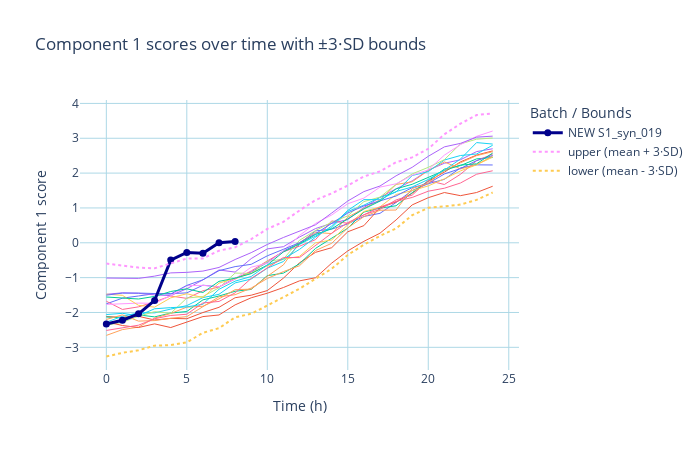
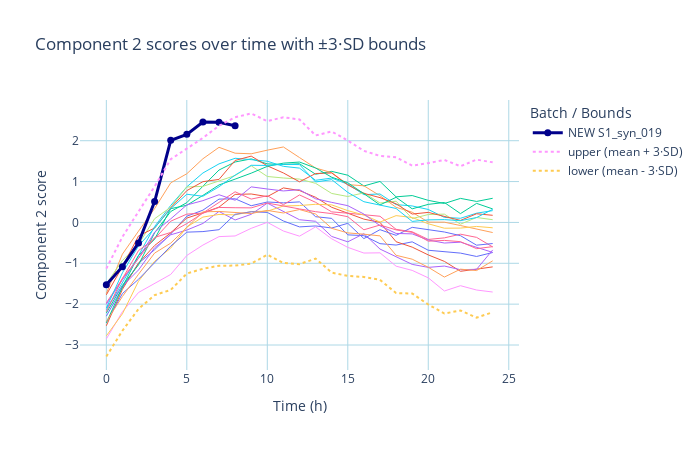

Notebook code cell kept with these figures, in order:
### Code cell
#plot new batch
df_new = pd.read_excel("new_batch_incomplete_deviation.xlsx")

pls_scores_df_new, X_T_new = bem.transform_new(df_new)
bem.plot_scores(components=2, X_T_new=X_T_new)

### Figure 1 — Plotly figure (JSON) as saved in the notebook; plotly's stock layout.template omitted (floating-point values rounded to 4 significant figures)
{"data": [{"hovertemplate": "time: %{x}<br>score: %{y}<extra>S1_syn_001</extra>", "line": {"width": 1}, "mode": "lines", "name": "S1_syn_001", "showlegend": false, "type": "scatter", "x": [0, 1, 2, 3, 4, 5, 6, 7, 8, 9, 10, 11, 12, 13, 14, 15, 16, 17, 18, 19, 20, 21, 22, 23, 24], "y": [-1.753, -1.59, -1.526, -1.46, -1.459, -1.438, -1.217, -1.264, -1.016, -0.8387, -0.5654, -0.2333, -0.01649, 0.3416, 0.3909, 0.5426, 0.7556, 0.845, 1.157, 1.502, 1.696, 1.821, 2.149, 2.237, 2.233]}, {"hovertemplate": "time: %{x}<br>score: %{y}<extra>S1_syn_002</extra>", "line": {"width": 1}, "mode": "lines", "name": "S1_syn_002", "showlegend": false, "type": "scatter", "x": [0, 1, 2, 3, 4, 5, 6, 7, 8, 9, 10, 11, 12, 13, 14, 15, 16, 17, 18, 19, 20, 21, 22, 23, 24], "y": [-2.117, -2.14, -2.11, -2.216, -2.171, -2.18, -2.002, -1.852, -1.577, -1.504, -1.371, -1.015, -0.5735, -0.2733, -0.1407, 0.3163, 0.4925, 1.007, 1.17, 1.42, 1.762, 2.028, 2.322, 2.517, 2.638]}, {"hovertemplate": "time: %{x}<br>score: %{y}<extra>S1_syn_003</extra>", "line": {"width": 1}, "mode": "lines", "name": "S1_syn_003", "showlegend": false, "type": "scatter", "x": [0, 1, 2, 3, 4, 5, 6, 7, 8, 9, 10, 11, 12, 13, 14, 15, 16, 17, 18, 19, 20, 21, 22, 23, 24], "y": [-2.128, -2.156, -2.068, -2.127, -2.017, -1.972, -1.638, -1.527, -1.391, -1.338, -0.9433, -0.8712, -0.6026, -0.1596, 0.1316, 0.4179, 0.8826, 0.9949, 1.062, 1.437, 1.78, 2.115, 2.215, 2.409, 2.448]}, {"hovertemplate": "time: %{x}<br>score: %{y}<extra>S1_syn_004</extra>", "line": {"width": 1}, "mode": "lines", "name": "S1_syn_004", "showlegend": false, "type": "scatter", "x": [0, 1, 2, 3, 4, 5, 6, 7, 8, 9, 10, 11, 12, 13, 14, 15, 16, 17, 18, 19, 20, 21, 22, 23, 24], "y": [-1.478, -1.435, -1.451, -1.496, -1.515, -1.319, -1.064, -0.7797, -0.8408, -0.4532, -0.1753, -0.1123, 0.1648, 0.4092, 0.5579, 0.6671, 1.012, 1.304, 1.548, 1.778, 2.082, 2.282, 2.383, 2.617, 2.699]}, {"hovertemplate": "time: %{x}<br>score: %{y}<extra>S1_syn_005</extra>", "line": {"width": 1}, "mode": "lines", "name": "S1_syn_005", "showlegend": false, "type": "scatter", "x": [0, 1, 2, 3, 4, 5, 6, 7, 8, 9, 10, 11, 12, 13, 14, 15, 16, 17, 18, 19, 20, 21, 22, 23, 24], "y": [-2.658, -2.491, -2.42, -2.16, -2.028, -1.847, -1.822, -1.61, -1.346, -1.33, -0.9615, -0.6335, 0.005227, 0.2977, 0.2642, 0.7352, 0.9858, 1.232, 1.673, 1.75, 2.073, 2.323, 2.12, 2.244, 2.488]}, {"hovertemplate": "time: %{x}<br>score: %{y}<extra>S1_syn_006</extra>", "line": {"width": 1}, "mode": "lines", "name": "S1_syn_006", "showlegend": false, "type": "scatter", "x": [0, 1, 2, 3, 4, 5, 6, 7, 8, 9, 10, 11, 12, 13, 14, 15, 16, 17, 18, 19, 20, 21, 22, 23, 24], "y": [-2.279, -2.11, -2.01, -2.012, -1.903, -1.803, -1.574, -1.478, -1.151, -1.04, -0.7278, -0.5381, -0.04711, 0.19, 0.4339, 0.8985, 1.08, 1.304, 1.455, 1.931, 2.043, 2.375, 2.505, 2.548, 2.799]}, {"hovertemplate": "time: %{x}<br>score: %{y}<extra>S1_syn_007</extra>", "line": {"width": 1}, "mode": "lines", "name": "S1_syn_007", "showlegend": false, "type": "scatter", "x": [0, 1, 2, 3, 4, 5, 6, 7, 8, 9, 10, 11, 12, 13, 14, 15, 16, 17, 18, 19, 20, 21, 22, 23, 24], "y": [-1.678, -1.913, -1.838, -1.694, -1.527, -1.595, -1.376, -1.269, -1.042, -0.8089, -0.5205, -0.2578, -0.09667, 0.09202, 0.6277, 0.5602, 0.8047, 0.9587, 1.23, 1.368, 1.786, 1.673, 1.966, 2.355, 2.546]}, {"hovertemplate": "time: %{x}<br>score: %{y}<extra>S1_syn_008</extra>", "line": {"width": 1}, "mode": "lines", "name": "S1_syn_008", "showlegend": false, "type": "scatter", "x": [0, 1, 2, 3, 4, 5, 6, 7, 8, 9, 10, 11, 12, 13, 14, 15, 16, 17, 18, 19, 20, 21, 22, 23, 24], "y": [-2.368, -2.282, -2.108, -1.977, -2.023, -1.586, -1.543, -1.292, -0.8695, -0.8795, -0.5354, -0.4653, 0.0724, 0.3524, 0.5899, 0.7724, 1.182, 1.311, 1.677, 1.977, 2.165, 2.386, 2.839, 2.973, 3.007]}, {"hovertemplate": "time: %{x}<br>score: %{y}<extra>S1_syn_009</extra>", "line": {"width": 1}, "mode": "lines", "name": "S1_syn_009", "showlegend": false, "type": "scatter", "x": [0, 1, 2, 3, 4, 5, 6, 7, 8, 9, 10, 11, 12, 13, 14, 15, 16, 17, 18, 19, 20, 21, 22, 23, 24], "y": [-1.769, -1.742, -1.731, -1.737, -1.518, -1.229, -1.222, -1.262, -1.034, -0.7, -0.5885, -0.2363, 0.2099, 0.5571, 0.7973, 1.121, 1.281, 1.598, 1.693, 1.938, 2.093, 2.515, 2.818, 3.055, 3.208]}, {"hovertemplate": "time: %{x}<br>score: %{y}<extra>S1_syn_010</extra>", "line": {"width": 1}, "mode": "lines", "name": "S1_syn_010", "showlegend": false, "type": "scatter", "x": [0, 1, 2, 3, 4, 5, 6, 7, 8, 9, 10, 11, 12, 13, 14, 15, 16, 17, 18, 19, 20, 21, 22, 23, 24], "y": [-1.474, -1.508, -1.795, -1.846, -1.58, -1.463, -1.572, -1.157, -1.019, -0.8699, -0.6626, -0.4719, -0.3895, -0.0005732, 0.08179, 0.5169, 0.897, 1.03, 1.385, 1.497, 1.633, 1.835, 2.063, 2.238, 2.459]}, {"hovertemplate": "time: %{x}<br>score: %{y}<extra>S1_syn_011</extra>", "line": {"width": 1}, "mode": "lines", "name": "S1_syn_011", "showlegend": false, "type": "scatter", "x": [0, 1, 2, 3, 4, 5, 6, 7, 8, 9, 10, 11, 12, 13, 14, 15, 16, 17, 18, 19, 20, 21, 22, 23, 24], "y": [-1.503, -1.444, -1.443, -1.465, -1.47, -1.223, -1.063, -0.8001, -0.6835, -0.6182, -0.3741, -0.1872, 0.00362, 0.2607, 0.5652, 0.8547, 1.058, 1.203, 1.344, 1.584, 1.704, 1.975, 2.131, 2.359, 2.507]}, {"hovertemplate": "time: %{x}<br>score: %{y}<extra>S1_syn_012</extra>", "line": {"width": 1}, "mode": "lines", "name": "S1_syn_012", "showlegend": false, "type": "scatter", "x": [0, 1, 2, 3, 4, 5, 6, 7, 8, 9, 10, 11, 12, 13, 14, 15, 16, 17, 18, 19, 20, 21, 22, 23, 24], "y": [-2.265, -2.375, -2.431, -2.327, -2.433, -2.283, -2.118, -2.072, -1.782, -1.578, -1.448, -1.284, -1.092, -1.003, -0.5833, -0.2329, 0.04213, 0.2753, 0.6567, 1.087, 1.294, 1.442, 1.353, 1.443, 1.623]}, {"hovertemplate": "time: %{x}<br>score: %{y}<extra>S1_syn_013</extra>", "line": {"width": 1}, "mode": "lines", "name": "S1_syn_013", "showlegend": false, "type": "scatter", "x": [0, 1, 2, 3, 4, 5, 6, 7, 8, 9, 10, 11, 12, 13, 14, 15, 16, 17, 18, 19, 20, 21, 22, 23, 24], "y": [-1.556, -1.58, -1.613, -1.539, -1.398, -1.32, -1.427, -1.106, -1.016, -0.8845, -0.6392, -0.2616, -0.03064, 0.2395, 0.4003, 0.6869, 0.9706, 1.197, 1.548, 1.679, 1.875, 2.074, 2.229, 2.266, 2.576]}, {"hovertemplate": "time: %{x}<br>score: %{y}<extra>S1_syn_014</extra>", "line": {"width": 1}, "mode": "lines", "name": "S1_syn_014", "showlegend": false, "type": "scatter", "x": [0, 1, 2, 3, 4, 5, 6, 7, 8, 9, 10, 11, 12, 13, 14, 15, 16, 17, 18, 19, 20, 21, 22, 23, 24], "y": [-1.012, -1.019, -1.022, -0.9569, -0.8642, -0.8488, -0.8123, -0.7078, -0.4802, -0.2829, -0.04811, 0.1522, 0.3409, 0.517, 0.8538, 1.199, 1.469, 1.629, 1.923, 2.167, 2.482, 2.753, 2.854, 3.032, 3.061]}, {"hovertemplate": "time: %{x}<br>score: %{y}<extra>S1_syn_015</extra>", "line": {"width": 1}, "mode": "lines", "name": "S1_syn_015", "showlegend": false, "type": "scatter", "x": [0, 1, 2, 3, 4, 5, 6, 7, 8, 9, 10, 11, 12, 13, 14, 15, 16, 17, 18, 19, 20, 21, 22, 23, 24], "y": [-2.2, -2.069, -2.247, -2.233, -2.166, -2.119, -1.834, -1.55, -1.49, -1.299, -1.024, -0.827, -0.658, -0.2222, -0.01475, 0.4284, 0.7506, 0.9347, 0.9399, 1.558, 1.706, 2.075, 2.296, 2.501, 2.615]}, {"hovertemplate": "time: %{x}<br>score: %{y}<extra>S1_syn_016</extra>", "line": {"width": 1}, "mode": "lines", "name": "S1_syn_016", "showlegend": false, "type": "scatter", "x": [0, 1, 2, 3, 4, 5, 6, 7, 8, 9, 10, 11, 12, 13, 14, 15, 16, 17, 18, 19, 20, 21, 22, 23, 24], "y": [-2.059, -2.024, -2.092, -1.894, -1.861, -1.84, -1.764, -1.334, -1.101, -0.9668, -0.6381, -0.4634, -0.1885, 0.1611, 0.4823, 0.9291, 1.239, 1.236, 1.471, 1.602, 1.817, 2.087, 2.403, 2.876, 2.834]}, {"hovertemplate": "time: %{x}<br>score: %{y}<extra>S1_syn_017</extra>", "line": {"width": 1}, "mode": "lines", "name": "S1_syn_017", "showlegend": false, "type": "scatter", "x": [0, 1, 2, 3, 4, 5, 6, 7, 8, 9, 10, 11, 12, 13, 14, 15, 16, 17, 18, 19, 20, 21, 22, 23, 24], "y": [-2.515, -2.446, -2.365, -2.18, -2.086, -2.051, -1.726, -1.683, -1.436, -1.022, -0.7211, -0.4215, -0.4245, -0.08288, 0.2747, 0.5786, 0.7954, 1.026, 1.187, 1.302, 1.48, 1.566, 1.716, 1.967, 2.067]}, {"hovertemplate": "time: %{x}<br>score: %{y}<extra>NEW S1_syn_019</extra>", "line": {"color": "darkblue", "width": 3}, "marker": {"size": 7, "symbol": "circle"}, "mode": "lines+markers", "name": "NEW S1_syn_019", "type": "scatter", "x": [0, 1, 2, 3, 4, 5, 6, 7, 8, 9, 10, 11, 12, 13, 14, 15, 16, 17, 18, 19, 20, 21, 22, 23, 24], "y": [-2.331, -2.223, -2.039, -1.655, -0.4965, -0.2786, -0.3032, -0.0008642, 0.03911, NaN, NaN, NaN, NaN, NaN, NaN, NaN, NaN, NaN, NaN, NaN, NaN, NaN, NaN, NaN, NaN]}, {"hovertemplate": "time: %{x}<br>upper: %{y}<extra></extra>", "line": {"dash": "dot"}, "mode": "lines", "name": "upper (mean + 3·SD)", "type": "scatter", "x": [0, 1, 2, 3, 4, 5, 6, 7, 8, 9, 10, 11, 12, 13, 14, 15, 16, 17, 18, 19, 20, 21, 22, 23, 24], "y": [-0.597, -0.6449, -0.7123, -0.7326, -0.5936, -0.4516, -0.4478, -0.2258, -0.1298, 0.1057, 0.3969, 0.6023, 0.9275, 1.228, 1.418, 1.643, 1.902, 2.049, 2.309, 2.452, 2.698, 3.113, 3.417, 3.667, 3.71]}, {"hovertemplate": "time: %{x}<br>lower: %{y}<extra></extra>", "line": {"dash": "dot"}, "mode": "lines", "name": "lower (mean - 3·SD)", "type": "scatter", "x": [0, 1, 2, 3, 4, 5, 6, 7, 8, 9, 10, 11, 12, 13, 14, 15, 16, 17, 18, 19, 20, 21, 22, 23, 24], "y": [-3.263, -3.158, -3.084, -2.952, -2.938, -2.856, -2.584, -2.45, -2.138, -2.037, -1.802, -1.558, -1.318, -1.031, -0.7459, -0.3498, -0.055, 0.1962, 0.4107, 0.7918, 1.004, 1.043, 1.096, 1.231, 1.443]}], "layout": {"height": 450, "legend": {"title": {"text": "Batch / Bounds"}}, "paper_bgcolor": "white", "plot_bgcolor": "white", "title": {"text": "Component 1 scores over time with ±3·SD bounds"}, "width": 700, "xaxis": {"gridcolor": "lightblue", "showgrid": true, "title": {"text": "Time (h)"}, "zeroline": false}, "yaxis": {"gridcolor": "lightblue", "showgrid": true, "title": {"text": "Component 1 score"}, "zeroline": false}}}

### Figure 2 — Plotly figure (JSON) as saved in the notebook; plotly's stock layout.template omitted (floating-point values rounded to 4 significant figures)
{"data": [{"hovertemplate": "time: %{x}<br>score: %{y}<extra>S1_syn_001</extra>", "line": {"width": 1}, "mode": "lines", "name": "S1_syn_001", "showlegend": false, "type": "scatter", "x": [0, 1, 2, 3, 4, 5, 6, 7, 8, 9, 10, 11, 12, 13, 14, 15, 16, 17, 18, 19, 20, 21, 22, 23, 24], "y": [-2.294, -1.596, -1.002, -0.6685, -0.2832, 0.1522, 0.3002, 0.5705, 0.5786, 0.409, 0.4999, 0.4792, 0.5026, 0.1403, 0.09919, -0.3039, -0.3242, -0.5197, -0.5537, -0.4751, -0.6809, -0.7095, -0.7506, -0.8333, -0.7361]}, {"hovertemplate": "time: %{x}<br>score: %{y}<extra>S1_syn_002</extra>", "line": {"width": 1}, "mode": "lines", "name": "S1_syn_002", "showlegend": false, "type": "scatter", "x": [0, 1, 2, 3, 4, 5, 6, 7, 8, 9, 10, 11, 12, 13, 14, 15, 16, 17, 18, 19, 20, 21, 22, 23, 24], "y": [-2.53, -1.638, -0.996, -0.5654, -0.2541, 0.1071, 0.2342, 0.3743, 0.6857, 0.6961, 0.6313, 0.8445, 0.7801, 0.6153, 0.3703, 0.2342, 0.0808, 0.00105, -0.4725, -0.6044, -0.7951, -0.9534, -1.196, -1.144, -1.088]}, {"hovertemplate": "time: %{x}<br>score: %{y}<extra>S1_syn_003</extra>", "line": {"width": 1}, "mode": "lines", "name": "S1_syn_003", "showlegend": false, "type": "scatter", "x": [0, 1, 2, 3, 4, 5, 6, 7, 8, 9, 10, 11, 12, 13, 14, 15, 16, 17, 18, 19, 20, 21, 22, 23, 24], "y": [-2.218, -1.539, -1.04, -0.2528, 0.2669, 0.4839, 0.8857, 1.282, 1.479, 1.555, 1.433, 1.416, 1.437, 1.179, 1.25, 1.155, 0.8926, 1.003, 0.6261, 0.6575, 0.5403, 0.4635, 0.5882, 0.5134, 0.5907]}, {"hovertemplate": "time: %{x}<br>score: %{y}<extra>S1_syn_004</extra>", "line": {"width": 1}, "mode": "lines", "name": "S1_syn_004", "showlegend": false, "type": "scatter", "x": [0, 1, 2, 3, 4, 5, 6, 7, 8, 9, 10, 11, 12, 13, 14, 15, 16, 17, 18, 19, 20, 21, 22, 23, 24], "y": [-2.095, -1.559, -1.164, -0.6189, -0.3027, -0.1874, -0.0247, 0.2689, 0.06013, 0.1982, 0.472, 0.2604, 0.06613, 0.02789, -0.3428, -0.475, -0.2744, -0.6516, -0.8406, -1.027, -1.1, -1.068, -1.157, -1.148, -0.6733]}, {"hovertemplate": "time: %{x}<br>score: %{y}<extra>S1_syn_005</extra>", "line": {"width": 1}, "mode": "lines", "name": "S1_syn_005", "showlegend": false, "type": "scatter", "x": [0, 1, 2, 3, 4, 5, 6, 7, 8, 9, 10, 11, 12, 13, 14, 15, 16, 17, 18, 19, 20, 21, 22, 23, 24], "y": [-1.738, -0.7758, -0.213, 0.3399, 0.9691, 1.191, 1.558, 1.838, 1.694, 1.68, 1.769, 1.847, 1.587, 1.331, 1.219, 0.9258, 0.8963, 0.6537, 0.37, 0.2498, 0.007084, 0.005967, -0.07577, -0.1637, -0.2475]}, {"hovertemplate": "time: %{x}<br>score: %{y}<extra>S1_syn_006</extra>", "line": {"width": 1}, "mode": "lines", "name": "S1_syn_006", "showlegend": false, "type": "scatter", "x": [0, 1, 2, 3, 4, 5, 6, 7, 8, 9, 10, 11, 12, 13, 14, 15, 16, 17, 18, 19, 20, 21, 22, 23, 24], "y": [-2.136, -1.478, -0.8084, -0.09974, 0.4169, 0.8713, 1.21, 1.433, 1.57, 1.536, 1.498, 1.373, 1.329, 1.031, 1.086, 0.9346, 0.6801, 0.6961, 0.4362, 0.4035, 0.3171, 0.123, 0.1017, 0.2258, 0.289]}, {"hovertemplate": "time: %{x}<br>score: %{y}<extra>S1_syn_007</extra>", "line": {"width": 1}, "mode": "lines", "name": "S1_syn_007", "showlegend": false, "type": "scatter", "x": [0, 1, 2, 3, 4, 5, 6, 7, 8, 9, 10, 11, 12, 13, 14, 15, 16, 17, 18, 19, 20, 21, 22, 23, 24], "y": [-1.968, -1.377, -0.6886, -0.4004, 0.03027, 0.2032, 0.2297, 0.4826, 0.7503, 0.5715, 0.6529, 0.4335, 0.6725, 0.4922, 0.2579, 0.2261, 0.1823, 0.151, -0.1692, -0.2287, -0.4165, -0.3776, -0.2878, -0.3656, -0.5999]}, {"hovertemplate": "time: %{x}<br>score: %{y}<extra>S1_syn_008</extra>", "line": {"width": 1}, "mode": "lines", "name": "S1_syn_008", "showlegend": false, "type": "scatter", "x": [0, 1, 2, 3, 4, 5, 6, 7, 8, 9, 10, 11, 12, 13, 14, 15, 16, 17, 18, 19, 20, 21, 22, 23, 24], "y": [-1.501, -0.9315, -0.5374, 0.0907, 0.3724, 0.8675, 0.8824, 1.02, 1.148, 1.386, 1.125, 1.088, 1.061, 0.9566, 0.7094, 0.6347, 0.7236, 0.4751, 0.5197, 0.0939, 0.1934, 0.2026, -0.0425, 0.1212, 0.06662]}, {"hovertemplate": "time: %{x}<br>score: %{y}<extra>S1_syn_009</extra>", "line": {"width": 1}, "mode": "lines", "name": "S1_syn_009", "showlegend": false, "type": "scatter", "x": [0, 1, 2, 3, 4, 5, 6, 7, 8, 9, 10, 11, 12, 13, 14, 15, 16, 17, 18, 19, 20, 21, 22, 23, 24], "y": [-2.852, -2.184, -1.715, -1.49, -1.273, -0.8083, -0.5545, -0.3473, -0.3312, -0.1444, 0.00264, -0.2104, -0.3364, -0.1084, -0.4009, -0.6104, -0.7492, -0.744, -1.07, -1.174, -1.356, -1.678, -1.548, -1.655, -1.703]}, {"hovertemplate": "time: %{x}<br>score: %{y}<extra>S1_syn_010</extra>", "line": {"width": 1}, "mode": "lines", "name": "S1_syn_010", "showlegend": false, "type": "scatter", "x": [0, 1, 2, 3, 4, 5, 6, 7, 8, 9, 10, 11, 12, 13, 14, 15, 16, 17, 18, 19, 20, 21, 22, 23, 24], "y": [-2.777, -2.237, -1.437, -0.9503, -0.6283, -0.112, 0.1309, 0.1954, 0.1849, 0.2665, 0.2753, 0.4019, 0.4132, 0.4434, 0.4295, 0.289, 0.181, 0.00859, 0.1665, 0.1214, -0.03279, -0.1421, -0.1388, -0.09811, -0.1307]}, {"hovertemplate": "time: %{x}<br>score: %{y}<extra>S1_syn_011</extra>", "line": {"width": 1}, "mode": "lines", "name": "S1_syn_011", "showlegend": false, "type": "scatter", "x": [0, 1, 2, 3, 4, 5, 6, 7, 8, 9, 10, 11, 12, 13, 14, 15, 16, 17, 18, 19, 20, 21, 22, 23, 24], "y": [-2.445, -1.741, -1.391, -0.9973, -0.5802, -0.2379, -0.224, -0.1777, 0.1984, 0.2604, 0.2453, 0.03551, -0.1095, -0.0857, -0.1365, -0.02175, -0.3958, -0.1773, -0.3157, -0.1202, -0.1814, -0.234, -0.3239, -0.5574, -0.5163]}, {"hovertemplate": "time: %{x}<br>score: %{y}<extra>S1_syn_012</extra>", "line": {"width": 1}, "mode": "lines", "name": "S1_syn_012", "showlegend": false, "type": "scatter", "x": [0, 1, 2, 3, 4, 5, 6, 7, 8, 9, 10, 11, 12, 13, 14, 15, 16, 17, 18, 19, 20, 21, 22, 23, 24], "y": [-1.773, -1.081, -0.3305, -0.1363, 0.3556, 0.7782, 0.9975, 1.053, 1.517, 1.623, 1.385, 1.211, 0.9938, 1.197, 1.211, 0.918, 0.7122, 0.607, 0.4555, 0.2051, 0.2455, 0.1502, 0.04941, 0.2116, 0.1744]}, {"hovertemplate": "time: %{x}<br>score: %{y}<extra>S1_syn_013</extra>", "line": {"width": 1}, "mode": "lines", "name": "S1_syn_013", "showlegend": false, "type": "scatter", "x": [0, 1, 2, 3, 4, 5, 6, 7, 8, 9, 10, 11, 12, 13, 14, 15, 16, 17, 18, 19, 20, 21, 22, 23, 24], "y": [-2.458, -1.581, -0.807, -0.4102, 0.3366, 0.4201, 0.6615, 0.9174, 1.06, 1.206, 1.372, 1.451, 1.478, 1.332, 1.107, 0.9713, 0.7023, 0.4282, 0.6145, 0.333, 0.4419, 0.4881, 0.2156, 0.4662, 0.3302]}, {"hovertemplate": "time: %{x}<br>score: %{y}<extra>S1_syn_014</extra>", "line": {"width": 1}, "mode": "lines", "name": "S1_syn_014", "showlegend": false, "type": "scatter", "x": [0, 1, 2, 3, 4, 5, 6, 7, 8, 9, 10, 11, 12, 13, 14, 15, 16, 17, 18, 19, 20, 21, 22, 23, 24], "y": [-2.001, -1.403, -0.8752, -0.2387, 0.08728, 0.4277, 0.5329, 0.6778, 0.5432, 0.8705, 0.8182, 0.7708, 0.8014, 0.5782, 0.4912, 0.4103, 0.2048, -0.08023, -0.2694, -0.2804, -0.4303, -0.5041, -0.4835, -0.614, -0.7338]}, {"hovertemplate": "time: %{x}<br>score: %{y}<extra>S1_syn_015</extra>", "line": {"width": 1}, "mode": "lines", "name": "S1_syn_015", "showlegend": false, "type": "scatter", "x": [0, 1, 2, 3, 4, 5, 6, 7, 8, 9, 10, 11, 12, 13, 14, 15, 16, 17, 18, 19, 20, 21, 22, 23, 24], "y": [-2.428, -1.814, -1.268, -0.7501, -0.5077, -0.1166, 0.259, 0.2687, 0.2455, 0.2181, 0.2937, 0.2315, 0.3153, 0.2055, -0.1448, -0.2562, -0.2879, -0.3295, -0.8043, -0.9001, -1.097, -1.337, -1.144, -1.178, -0.9402]}, {"hovertemplate": "time: %{x}<br>score: %{y}<extra>S1_syn_016</extra>", "line": {"width": 1}, "mode": "lines", "name": "S1_syn_016", "showlegend": false, "type": "scatter", "x": [0, 1, 2, 3, 4, 5, 6, 7, 8, 9, 10, 11, 12, 13, 14, 15, 16, 17, 18, 19, 20, 21, 22, 23, 24], "y": [-2.096, -1.233, -0.5753, -0.1341, 0.3376, 0.6898, 0.6409, 0.8727, 1.158, 1.398, 1.394, 1.424, 1.415, 0.99, 1.048, 0.7355, 0.507, 0.4255, 0.3416, 0.02467, 0.06206, 0.06873, 0.04335, 0.1195, 0.3205]}, {"hovertemplate": "time: %{x}<br>score: %{y}<extra>S1_syn_017</extra>", "line": {"width": 1}, "mode": "lines", "name": "S1_syn_017", "showlegend": false, "type": "scatter", "x": [0, 1, 2, 3, 4, 5, 6, 7, 8, 9, 10, 11, 12, 13, 14, 15, 16, 17, 18, 19, 20, 21, 22, 23, 24], "y": [-2.185, -1.368, -0.8806, -0.3679, -0.2453, -0.02834, 0.2256, 0.3669, 0.36, 0.3566, 0.4744, 0.3941, 0.33, 0.263, 0.2161, 0.1405, -0.1804, -0.06345, -0.1826, -0.2429, -0.4587, -0.4402, -0.4709, -0.6421, -0.5927]}, {"hovertemplate": "time: %{x}<br>score: %{y}<extra>NEW S1_syn_019</extra>", "line": {"color": "darkblue", "width": 3}, "marker": {"size": 7, "symbol": "circle"}, "mode": "lines+markers", "name": "NEW S1_syn_019", "type": "scatter", "x": [0, 1, 2, 3, 4, 5, 6, 7, 8, 9, 10, 11, 12, 13, 14, 15, 16, 17, 18, 19, 20, 21, 22, 23, 24], "y": [-1.526, -1.082, -0.5005, 0.5111, 2.009, 2.156, 2.456, 2.451, 2.367, NaN, NaN, NaN, NaN, NaN, NaN, NaN, NaN, NaN, NaN, NaN, NaN, NaN, NaN, NaN, NaN]}, {"hovertemplate": "time: %{x}<br>upper: %{y}<extra></extra>", "line": {"dash": "dot"}, "mode": "lines", "name": "upper (mean + 3·SD)", "type": "scatter", "x": [0, 1, 2, 3, 4, 5, 6, 7, 8, 9, 10, 11, 12, 13, 14, 15, 16, 17, 18, 19, 20, 21, 22, 23, 24], "y": [-1.13, -0.3538, 0.266, 0.8795, 1.545, 1.805, 2.069, 2.365, 2.574, 2.666, 2.478, 2.574, 2.52, 2.129, 2.226, 2.004, 1.751, 1.628, 1.593, 1.391, 1.451, 1.53, 1.375, 1.537, 1.47]}, {"hovertemplate": "time: %{x}<br>lower: %{y}<extra></extra>", "line": {"dash": "dot"}, "mode": "lines", "name": "lower (mean - 3·SD)", "type": "scatter", "x": [0, 1, 2, 3, 4, 5, 6, 7, 8, 9, 10, 11, 12, 13, 14, 15, 16, 17, 18, 19, 20, 21, 22, 23, 24], "y": [-3.281, -2.65, -2.116, -1.779, -1.652, -1.252, -1.134, -1.06, -1.056, -1.009, -0.7912, -0.9916, -1.021, -0.8837, -1.229, -1.309, -1.334, -1.406, -1.728, -1.74, -2.009, -2.229, -2.154, -2.33, -2.199]}], "layout": {"height": 450, "legend": {"title": {"text": "Batch / Bounds"}}, "paper_bgcolor": "white", "plot_bgcolor": "white", "title": {"text": "Component 2 scores over time with ±3·SD bounds"}, "width": 700, "xaxis": {"gridcolor": "lightblue", "showgrid": true, "title": {"text": "Time (h)"}, "zeroline": false}, "yaxis": {"gridcolor": "lightblue", "showgrid": true, "title": {"text": "Component 2 score"}, "zeroline": false}}}
